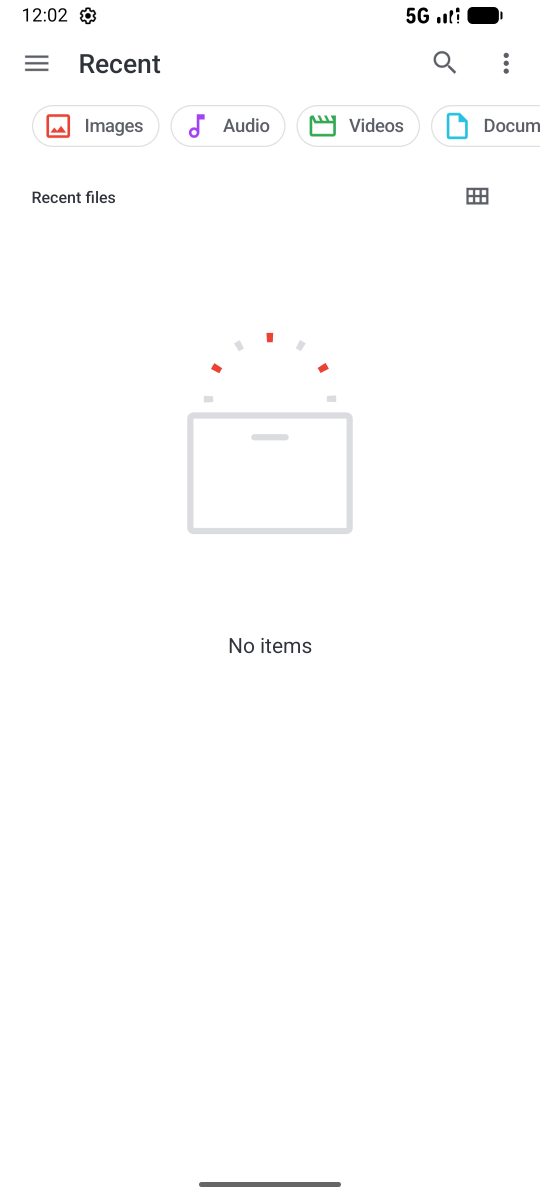
#> input picture shot_v011_filepicker.png, 1080 x 2400 px (shown at 1/2 size)
$ python analyze_shot.py ../shot_v011_filepicker.png
#> lines starting #> are read from the running program, lines starting #| are printed output that depends on the picture
# -*- coding: utf-8 -*-
"""分析模拟器截图的区域主色，判断 UI 是否正常渲染。"""
import collections
import sys
from PIL import Image

path = sys.argv[1]
im = Image.open(path).convert('RGB')
w, h = im.size
#> w = 1080; h = 2400
print('size:', im.size)
#| size: (1080, 2400)


def dom(box):
#> called with box = (0, 0, 1080, 180)
    c = im.crop(box).resize((48, 48))
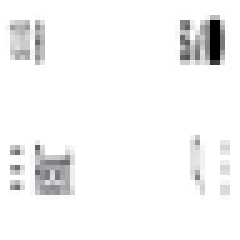
#> c: PIL image 48x48 RGB (shown 5 times larger); mean R, G, B 245.3, 245.3, 245.5
    cnt = collections.Counter(c.getdata())
#> cnt = 209 items
    return cnt.most_common(3)


print('top      :', dom((0, 0, w, 180)))
#| top      : [((255, 255, 255), 1965), ((0, 0, 0), 16), ((254, 254, 254), 12)]
print('mid      :', dom((0, h // 3, w, h // 3 + 200)))
#> call 2 of dom, with box = (0, 800, 1080, 1000)
#> in dom (call 2), `c = im.crop(box).resize((48, 48))`:
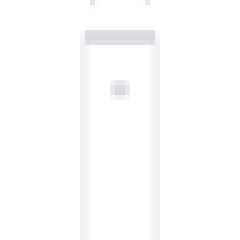
#> c: PIL image 48x48 RGB (shown 5 times larger); mean R, G, B 253.4, 253.4, 253.6
#> in dom (call 2), `cnt = collections.Counter(c.getdata())`: cnt = 27 items
#| mid      : [((255, 255, 255), 2050), ((242, 242, 244), 78), ((246, 246, 247), 76)]
print('bottom   :', dom((0, h - 300, w, h - 60)))
#> in dom (call 3), `c = im.crop(box).resize((48, 48))`: c: PIL image 48x48 RGB; every value is 255
#| bottom   : [((255, 255, 255), 2304)]
print('corner   :', dom((w - 120, 120, w, 240)))
#> call 4 of dom, with box = (960, 120, 1080, 240)
#> in dom (call 4), `c = im.crop(box).resize((48, 48))`:
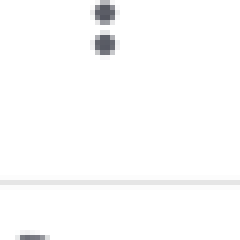
#> c: PIL image 48x48 RGB (shown 5 times larger); mean R, G, B 252, 252, 252.2
#> in dom (call 4), `cnt = collections.Counter(c.getdata())`: cnt = 59 items
#| corner   : [((255, 255, 255), 2097), ((252, 252, 252), 48), ((229, 229, 229), 48)]
# 深色像素占比（黑屏检测）
gray = im.convert('L')
dark = sum(1 for p in gray.resize((100, 100)).getdata() if p < 24)
#> dark = 5
print('dark%%   : %.1f' % (dark / 10000 * 100))
#| dark%   : 0.1

$ run again, on crop_first_cell.png
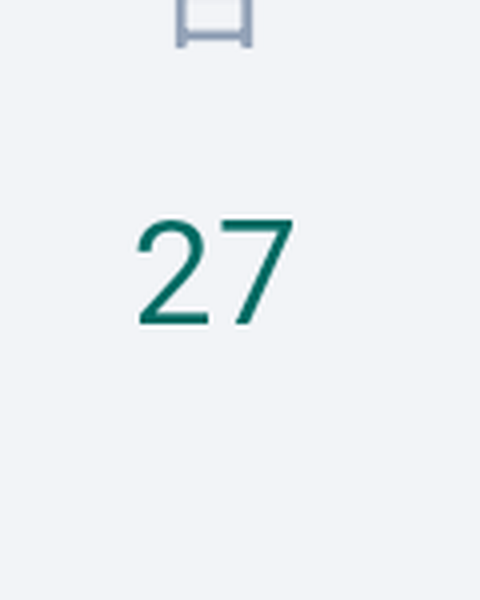
#> input picture crop_first_cell.png, 480 x 600 px
#> im is the input picture: PIL image 480x600 RGB; mean R, G, B 237.8, 241.4, 244.3
#| size: (480, 600)
#> cnt = 72 items
#| top      : [((242, 244, 247), 2162), ((245, 246, 249), 11), ((245, 247, 249), 9)]
#| mid      : [((242, 244, 247), 1916), ((250, 249, 252), 14), ((245, 246, 249), 12)]
#> in dom (call 3), `c = im.crop(box).resize((48, 48))`:
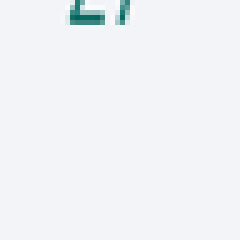
#> c: PIL image 48x48 RGB (shown 5 times larger); mean R, G, B 239.5, 242.5, 245.4
#> cnt = 60 items
#| bottom   : [((242, 244, 247), 2224), ((244, 247, 249), 7), ((58, 133, 127), 4)]
#| corner   : [((242, 244, 247), 2304)]
#> `gray = im.convert('L')`:
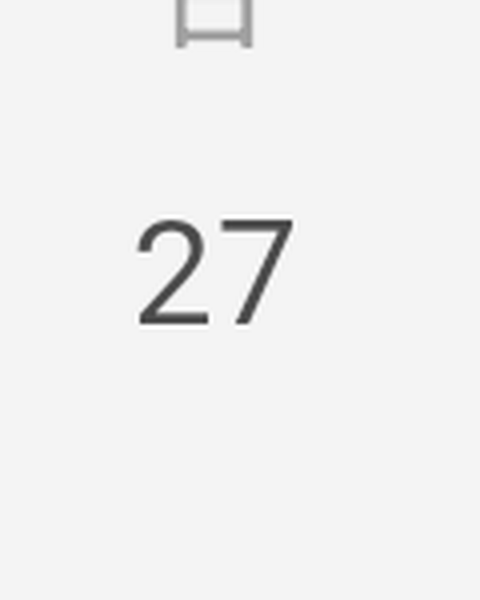
#> gray: PIL image 480x600 L; min 48, max 255, mean 240.9
#> dark = 0
#| dark%   : 0.0

$ run again, on shot_1_calendar.png
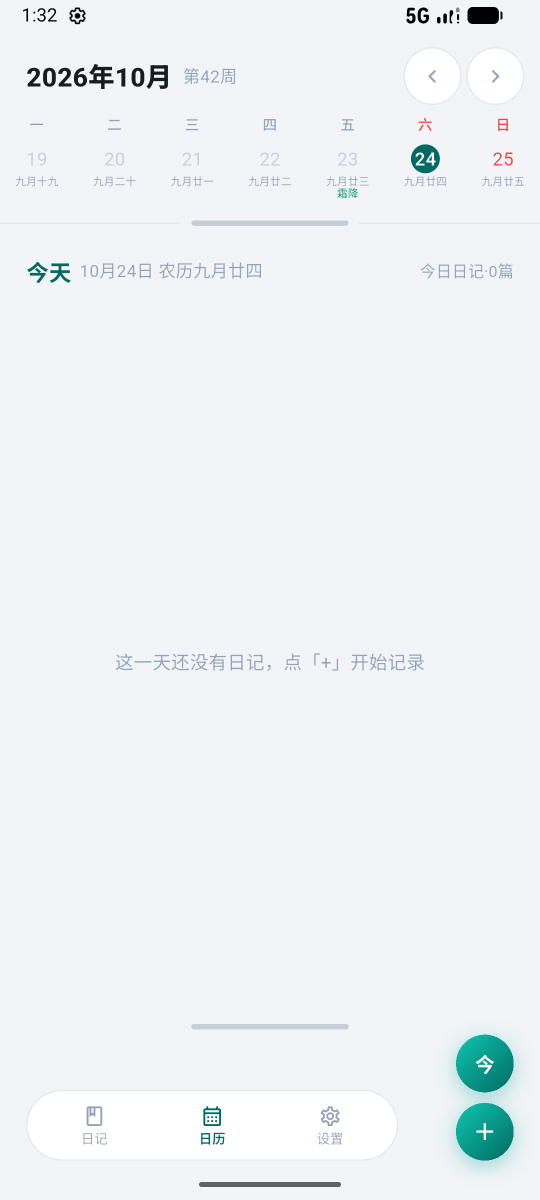
#> input picture shot_1_calendar.png, 1080 x 2400 px (shown at 1/2 size)
#| size: (1080, 2400)
#> cnt = 333 items
#| top      : [((242, 244, 247), 1580), ((255, 255, 255), 96), ((243, 245, 248), 32)]
#> in dom (call 2), `c = im.crop(box).resize((48, 48))`:
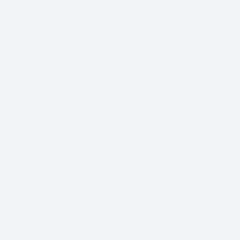
#> c: PIL image 48x48 RGB (shown 5 times larger); mean R, G, B 242, 244, 247
#> cnt = {(242, 244, 247): 2304}
#| mid      : [((242, 244, 247), 2304)]
#> in dom (call 3), `c = im.crop(box).resize((48, 48))`:
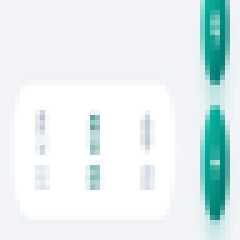
#> c: PIL image 48x48 RGB (shown 5 times larger); mean R, G, B 226.7, 239.4, 240.1
#> cnt = 396 items
#| bottom   : [((242, 244, 247), 894), ((255, 255, 255), 649), ((241, 244, 247), 36)]
#| corner   : [((242, 244, 247), 1096), ((255, 255, 255), 985), ((229, 234, 240), 13)]
#> dark = 5
#| dark%   : 0.1
